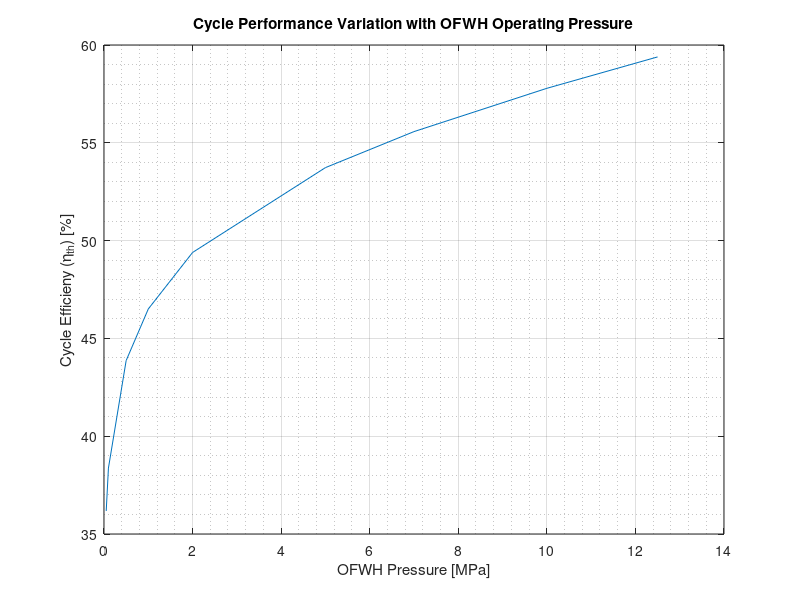
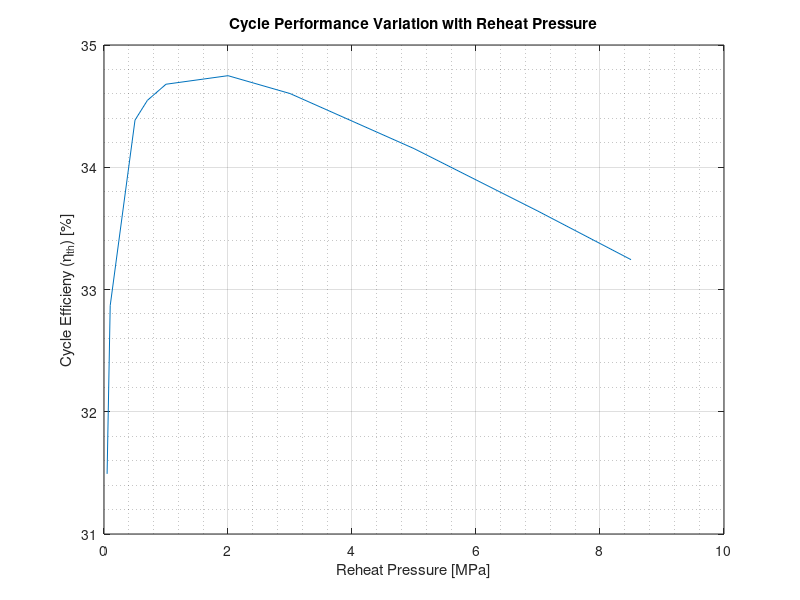
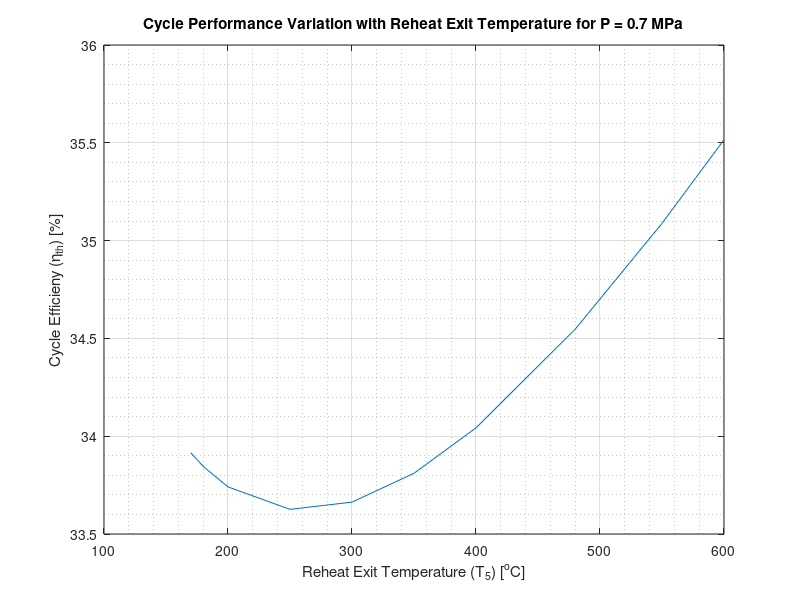

Reproduce these figures in MATLAB, in order.
clc
clear all 
close all
format long

ms = 120;
P = [12.5 10 7 5 2 1 0.5 0.1 0.05];%Extraction Pressure
h2 = [186.405 183.895 180.879 178.866 175.844 174.835 174.331 173.927 173.877];
h3 = [1511.46 1407.87 1267.44 1154.5 908.622 762.683 640.185 417.436 340.476];
h6 = [3383.69 3311.93 3204.29 3110.22 2887.09 2746.04 2618.82 2360.92 2263.6];
cp = 4.18;
dT = 18;
i = 1;
while i <= length(P)
%Specific Enthalpies at respective states [kJ/kg]

h = [173.852
h2(i)%h(2) to vary
h3(i)%h(3) to vary
779.508
3467.28
h6(i)%h(6) to vary
2037.84]';

y(i) = (h(3)-h(2))/(h(6)-h(2));
Wnet(i) = ms*(y(i)*(h(5)-h(6))+(1-y(i))*((h(5)-h(7))-(h(2)-h(1)))-(h(4)-h(3)));
Qb(i) = ms*(h(5)-h(4))
eta(i) = (Wnet(i)/Qb(i))*100
mcw(i) = ms*((1-y(i))*(h(7)-h(1)))/(cp*dT)

i = i+1;
end 

figure(1)
plot(P,eta)
title('Cycle Performance Variation with OFWH Operating Pressure')
xlabel('OFWH Pressure [MPa]')
ylabel('Cycle Efficieny (\eta_t_h) [%]')
grid on
grid minor

%Pressure Variation
eta = 0.8;
P = [8.5 7 5 3 2 1 0.7 0.5 0.1 0.05];%Reheat Pressure
h4s = [3272.4 3214.39 3119.54 2988.49 2894.65 2752.65 2685.63 2625.02 2366.36 2268.77];
h5 = [3342.96 3362.48 3387.71 3412.1 3424.01 3435.74 3439.22 3441.54 3446.15 3446.73];
h6s = [2039.99 2073.83 2129.73 2210.21 2271.76 2374.31 2426.3 2475.04 2724.16 2860.99];
i = 1;
while i <= length(P)
% Specific Enthalpies at respective states [kJ/kg]

h = [151.494
161.518%2s
0
3322.89
h4s(i)%h(5) to vary
0%h(6) to vary
h5(i)%h(7) to vary
h6s(i)%6s
0]';

h(3) = (h(2)-h(1))/eta+h(1);
h(6) = h(4)-eta*(h(4)-h(5));
h(9) = h(7)-eta*(h(7)-h(8));

qin(i) = (h(4)-h(3))+(h(7)-h(6));
qw(i) = (h(9)-h(1));
etaP(i) = (1-qw(i)/qin(i))*100


i = i+1;
end 

figure(3)
plot(P,etaP)
title('Cycle Performance Variation with Reheat Pressure')
xlabel('Reheat Pressure [MPa]')
ylabel('Cycle Efficieny (\eta_t_h) [%]')
grid on
grid minor

%Temperature Variation for P = 0.7 MPa 
eta = 0.8;
T = [170 180 200 250 300 350 400 480 550 600];%Reheat Temperature
h5 = [2775.36 2799.38 2845.29 2954.12 3059.5 3164.13 3269.14 3439.22 3590.82 3700.9];
h6s = [2073.77 2090.35 2121.02 2188.68 2248.2 2302.33 2352.47 2426.3 2485.82 2525.98];
i = 1;
while i <= length(T)
% Specific Enthalpies at respective states [kJ/kg]
h = [151.494
161.518%2s
0
3322.89
2685.63
0
h5(i)%h(7) to vary
h6s(i)%6s varies as a result
0]';

h(3) = (h(2)-h(1))/eta+h(1);
h(6) = h(4)-eta*(h(4)-h(5));
h(9) = h(7)-eta*(h(7)-h(8));

qin(i) = (h(4)-h(3))+(h(7)-h(6));
qw(i) = (h(9)-h(1));
etaT(i) = (1-qw(i)/qin(i))*100


i = i+1;
end 

figure(4)
plot(T,etaT)
title('Cycle Performance Variation with Reheat Exit Temperature for P = 0.7 MPa')
xlabel('Reheat Exit Temperature (T_5) [^oC]')
ylabel('Cycle Efficieny (\eta_t_h) [%]')
grid on
grid minor
